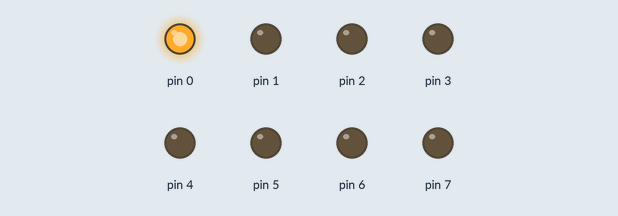
Simulated run of this sketch. Board: Arduino Uno, built with avr-gcc and run on an emulated ATmega328P. On the bench: output pins drawn as LEDs (lit = HIGH).

Above: at 0.05 s.
At 0.45 s:
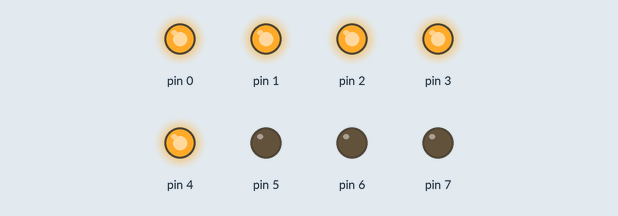
At 0.85 s:
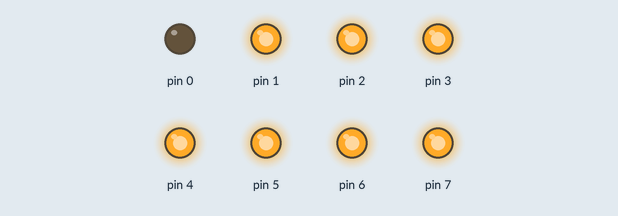
At 1.75 s:
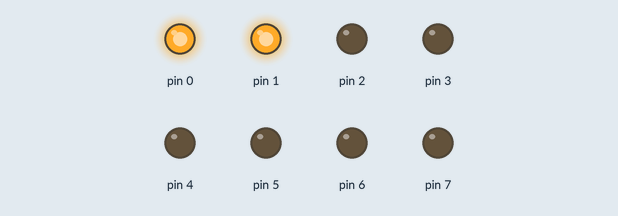
At 2.65 s:
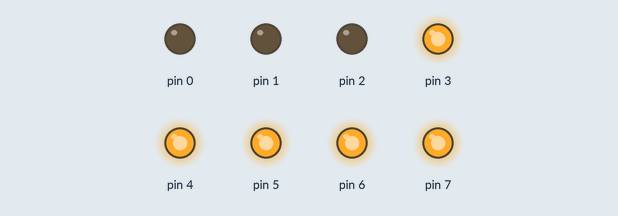
At 3.55 s:
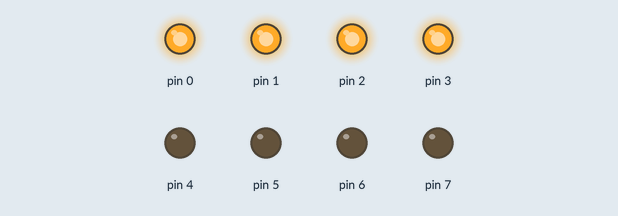
Timing chart, 0 to 3.9 s (numbered marks = the images above):
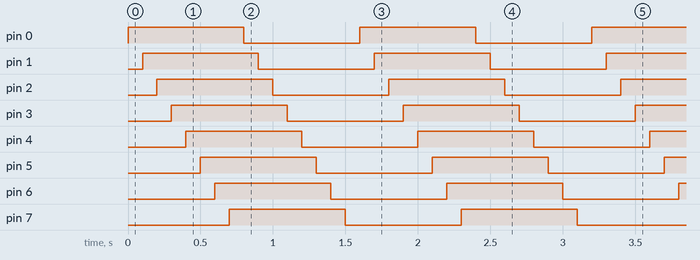

The sketch:

bitSet-Reset.ino
```cpp
//J.P.M Nov 2020
// Bit Set/Reset

void setup() {
  DDRD  = B11111111;
  PORTD = 0x00;
}

void loop() {
  int i;

  for (i=0;i<=7;i++){
    PORTD |= (1<<i); //set each bit in turn
    delay(100);
  }
  for (i=0;i<=7;i++){
    PORTD &= ~(1<<i);//reset each bit in turn
    delay(100);
  }
}
```

Measured:
- by itself, pin 0–7: alternates HIGH for 0.80 s and LOW for 0.80 s
- by itself, everything shown: repeats every 1.6 s, in 16 steps
